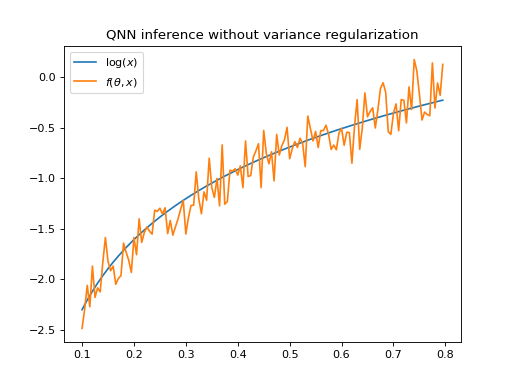

Here is the Python script that generated this plot:
import numpy as np
import matplotlib.pyplot as plt
from squlearn import Executor
from squlearn.encoding_circuit import ChebyshevRx
from squlearn.observables import IsingHamiltonian
from squlearn.qnn import QNNRegressor, SquaredLoss
from squlearn.optimizers import SLSQP
nqubits = 4
number_of_layers = 2
pqc = ChebyshevRx(nqubits, 1, num_layers=number_of_layers)
qasm = Executor("qasm_simulator")
qasm.set_shots(5000)
ising_op = IsingHamiltonian(nqubits, I="S", Z="S", ZZ="S")
param = np.array([ 0.91858145, -1.1163345,   0.38467092,  1.39597102,  1.10224011,  2.41369111,
1.64968778, -0.81903595,  0.4867727,   0.38505193,  1.10635672,  0.72867129,
-1.74881862, -0.64411871,  0.86344117, -0.91471452])
param_op = np.array([-0.47157523,  5.10755673,  2.63075629])
qnn_qasm = QNNRegressor(pqc, ising_op, qasm, SquaredLoss, SLSQP(), param, param_op, pretrained=True)
x = np.arange(np.min(0.1), np.max(0.8), 0.005)
y = qnn_qasm.predict(x)
plt.plot(x, np.log(x))
plt.plot(x, y)
plt.title("QNN inference without variance regularization")
plt.legend([r"$\log(x)$", r"$f(\theta, x)$"])
plt
